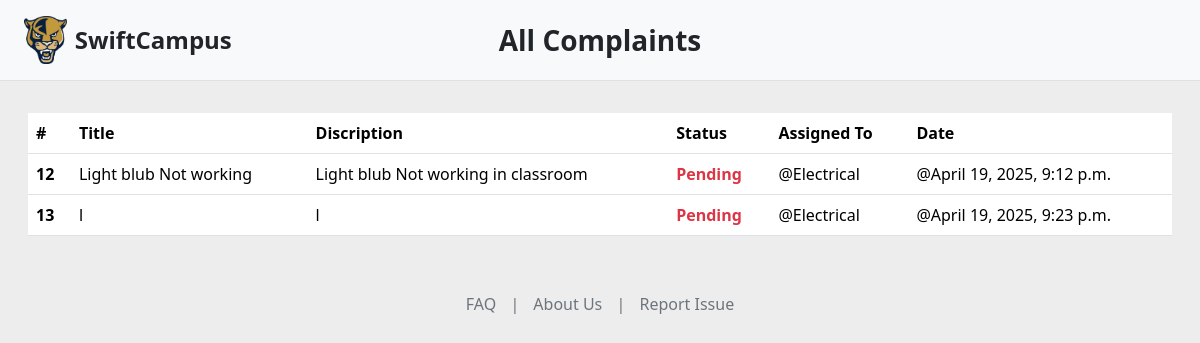
The page /home on the database its author committed.
### portal/models.py (models this page shows, shortened)
class Complaint(models.Model):
    complaint_id = models.AutoField(primary_key=True)
    user = models.ForeignKey(CustomUser, on_delete=models.CASCADE, null=True, blank=True)
    user_email = models.EmailField(null=True, blank=True)
    title = models.CharField(max_length=200)
    discription = models.CharField(max_length=200)
    status = models.CharField(max_length=100, null=True, blank=True)
    faculty = models.CharField(max_length=200)
    location = models.CharField(max_length=255)
    image = models.ImageField(upload_to='complaint_images/', blank=True, null=True)
    pub_date = models.DateTimeField('Date Published')

### portal/views.py (the view)
# urls.py: path('home', views.home, name='home'),
def home(request):
    items = Complaint.objects.all()
    return render(request, 'home.html', {'complaints': items})

### portal/templates/home.html
{% extends 'base.html' %}
{% block title %} All Complaints {% endblock %}
{% block content %}
<div class="p-3">
    <table class="table">
        <thead>
          <tr>
            <th scope="col">#</th>
            <th scope="col">Title</th>
            <th scope="col">Discription</th>
            <th scope="col">Status</th>
            <th scope="col">Assigned To</th>
            <th scope="col">Date</th>
          </tr>
        </thead>
        <tbody>
            {% for complaint in complaints %}
          <tr>
            <th scope="row">{{ complaint.complaint_id }}</th>
            <td>{{ complaint.title }}</td>
            <td>{{ complaint.discription }}</td>
            <td class="fw-semibold {% if complaint.status != 'Resolved' %} text-danger {% else %} text-success  {% endif %}">{{ complaint.status }}</td>
            <td>@{{ complaint.faculty }}</td>
            <td>@{{ complaint.pub_date }}</td>
          </tr>
          {% endfor %}
        </tbody>
      </table>
</div>
{% load static %}
{% endblock %}

### portal/templates/base.html (shortened to what this page needs)
<!DOCTYPE html>
{% load static %}
<html lang="en">
  <head>
    <link
      href="https://cdn.jsdelivr.net/npm/bootstrap@5.3.2/dist/css/bootstrap.min.css"
      rel="stylesheet"
    />
  </head>
  <body style="background-color: rgb(238, 237, 237);">
    <div style="display: flex; flex-direction: column; width: 100%;">
      <div class="d-flex justify-content-between align-items-center px-4 py-3 bg-light border-bottom position-relative">
        <div class="d-flex align-items-center">
          <img src="{% static '/images/fiu-panther-logo.png' %}" class="me-2" style="height: 3rem;" alt="SwiftCampus Logo">
          <span class="fs-4 fw-semibold">SwiftCampus</span>
        </div>
        <div class="position-absolute start-50 translate-middle-x">
          <span class="fs-3 fw-bold">{% block title %}{% endblock %}</span>
        </div>
      </div>
      <div class="container-fluid mt-3">
              {% block content %}{% endblock %}
            </div>
          </div>
          <div class="text-center mt-4 mb-2" style="color: #6c757d;">
            <a href="{% url 'faq' %}" style="text-decoration: none; color: inherit; margin: 0 10px;">FAQ</a> |
            <a href="{% url 'about' %}" style="text-decoration: none; color: inherit; margin: 0 10px;">About Us</a> |
            <a href="{% url 'report_issue' %}" style="text-decoration: none; color: inherit; margin: 0 10px;">Report Issue</a>
          </div>
        </body>
      </html>

### rows shown on the page
Complaint: complaint_id "12", title "Light blub Not working", discription "Light blub Not working in classroom", status "Pending", faculty "Electrical", pub_date "April 19, 2025, 9:12 p.m."
Complaint: complaint_id "13", title "l", discription "l", status "Pending", faculty "Electrical", pub_date "April 19, 2025, 9:23 p.m."
